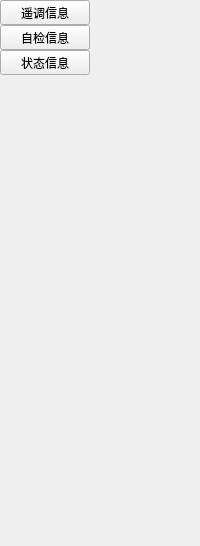
     <widget class="QWidget" name="page1">
      <layout class="QHBoxLayout" name="horizontalLayout">
       <property name="spacing">
        <number>0</number>
       </property>
       <property name="leftMargin">
        <number>0</number>
       </property>
       <property name="topMargin">
        <number>0</number>
       </property>
       <property name="rightMargin">
        <number>0</number>
       </property>
       <property name="bottomMargin">
        <number>0</number>
       </property>
       <item>
        <widget class="QWidget" name="widgetLeftMain" native="true">
         <property name="maximumSize">
          <size>
           <width>90</width>
           <height>16777215</height>
          </size>
         </property>
         <layout class="QVBoxLayout" name="verticalLayout_2">
          <property name="spacing">
           <number>0</number>
          </property>
          <property name="leftMargin">
           <number>0</number>
          </property>
          <property name="topMargin">
           <number>0</number>
          </property>
          <property name="rightMargin">
           <number>0</number>
          </property>
          <property name="bottomMargin">
           <number>0</number>
          </property>
          <item>
           <widget class="QToolButton" name="tbtnMain1">
            <property name="sizePolicy">
             <sizepolicy hsizetype="Expanding" vsizetype="Fixed">
              <horstretch>0</horstretch>
              <verstretch>0</verstretch>
             </sizepolicy>
            </property>
            <property name="text">
             <string>遥调信息</string>
            </property>
           </widget>
          </item>
          <item>
           <widget class="QToolButton" name="tbtnMain2">
            <property name="sizePolicy">
             <sizepolicy hsizetype="Expanding" vsizetype="Fixed">
              <horstretch>0</horstretch>
              <verstretch>0</verstretch>
             </sizepolicy>
            </property>
            <property name="text">
             <string>自检信息</string>
            </property>
           </widget>
          </item>
          <item>
           <widget class="QToolButton" name="tbtnMain3">
            <property name="sizePolicy">
             <sizepolicy hsizetype="Expanding" vsizetype="Fixed">
              <horstretch>0</horstretch>
              <verstretch>0</verstretch>
             </sizepolicy>
            </property>
            <property name="text">
             <string>状态信息</string>
            </property>
           </widget>
          </item>
          <item>
           <spacer name="verticalSpacer_2">
            <property name="orientation">
             <enum>Qt::Vertical</enum>
            </property>
            <property name="sizeHint" stdset="0">
             <size>
              <width>20</width>
              <height>471</height>
             </size>
            </property>
           </spacer>
          </item>
         </layout>
        </widget>
       </item>
       <item>
        <widget class="dtuinfomationDialog" name="widgetMain" native="true"/>
       </item>
      </layout>
     </widget>
